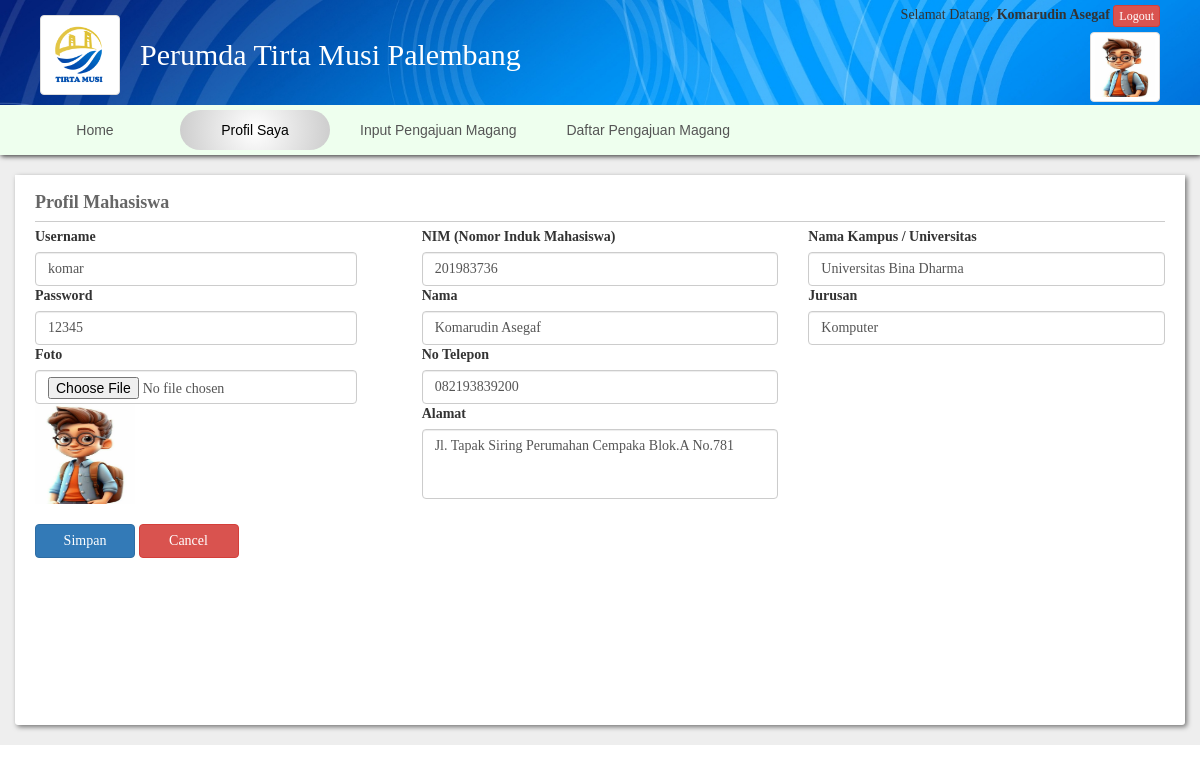
/index.php?halaman=profil (signed in), run on the app's committed database.
### tables this page shows
CREATE TABLE `mahasiswa` (
  `id_mahasiswa` int(11) NOT NULL,
  `nim` varchar(20) NOT NULL,
  `nama` varchar(30) NOT NULL,
  `jurusan` varchar(30) NOT NULL,
  `kampus` varchar(30) NOT NULL,
  `telp` varchar(20) NOT NULL,
  `alamat` text NOT NULL,
  `username` varchar(30) NOT NULL,
  `password` varchar(30) NOT NULL
);

### profil.php (the view, shortened to what this page needs)
<?php
include "koneksi.php";
$data=mysqli_fetch_array(mysqli_query($koneksi,"select * from mahasiswa where id_mahasiswa='$log_id'"));
?>
<div class="isi_conten" style="box-shadow:2px 2px 5px #777;background-color:#FFF;margin-top:15px;">
<p class="judul_conten" style="margin:5px 0 !important; padding:5px 0;">Profil Mahasiswa</p>
        <form action="" method="post" enctype="multipart/form-data" >
         <div class="row">
        	<div class="col-sm-4" style="padding-right:50px;">
				<label >Username</label>
              	<input class="form-control" name="username" value="<?=$data['username']?>" required>
                <label >Password</label>
              	<input class="form-control" name="password"   value="<?=$data['password']?>" required>
                <label >Foto</label>
              	<input class="form-control" name="foto" type="file"  >
                <img src="foto/mahasiswa/<?=$log_id?>.jpg" style="width:100px;height:100px;" />
        	</div>
            <div class="col-sm-4">
              <label >NIM (Nomor Induk Mahasiswa)</label>
              <input class="form-control" name="nim"  value="<?=$data['nim']?>"  required>
              <label >Nama </label>
              <input class="form-control" name="nama"  value="<?=$data['nama']?>"  required>
              <label >No Telepon</label>
              <input class="form-control" name="telp"  value="<?=$data['telp']?>"  required onkeypress="return goodchars(event,'0123456789',this)">
              <label >Alamat</label>
              <textarea class="form-control" name="alamat" required style="height:70px !important;"><?=$data['alamat']?></textarea>
        	</div>
             <div class="col-sm-4">
              <label >Nama Kampus / Universitas</label>
              <input class="form-control" name="kampus" value="<?=$data['kampus']?>"  required>
              <label >Jurusan</label>
              <input class="form-control" name="jurusan" value="<?=$data['jurusan']?>"  required>
        	</div>
        </div>
            <br />
            <input name="simpan" type="submit" class="btn btn-primary" value="Simpan" style="width:100px;">
            <a href="index.php"><input name="cancel" type="button" class="btn btn-danger" value="Cancel" style="width:100px;"></a>
        </form>
</div>

### index.php (shortened to what this page needs)
<?php  session_start();
include"koneksi.php";
$random_date=date("YmdHis");
if(isset($_SESSION['log_user'])){$log_user=$_SESSION['log_user'];}else{$log_user="";}
if(isset($_SESSION['log_id'])){$log_id=$_SESSION['log_id'];}else{$log_id="";}
if($log_user=="Mahasiswa")
{
	$data_log_mahasiswa=mysqli_fetch_array(mysqli_query($koneksi,"select * from mahasiswa where id_mahasiswa='$log_id'"));
	$log_pengguna=$data_log_mahasiswa['nama'];
}
else
{
	$log_pengguna=$log_user;
}
if(isset($_GET['halaman'])){$halaman=$_GET['halaman'];}else{$halaman="";}
?>
<html>
<head>
<link href="css/bootstrap.min.css" rel="stylesheet">
<link href="css/dataTables.bootstrap.min.css" rel="stylesheet">
<link href="css/style1.css?val=<?=$random_date?>" rel="stylesheet">
</head>
<body style="overflow-x:hidden;padding:0;background-color:#FFF;">
<nav class="navbar navbar-default navbar-fixed-top" style="border:none;box-shadow:2px 2px 5px rgba(0,0,0,0.1);">
   <div class="" style="overflow:hidden;box-shadow:1px 1px 5px #333;background-color:#FFF;background-image:url(img/header.jpg);background-size:cover;">
   	 <div class="container row" style="margin:0 auto;padding-top:5px;">
       <div class="col-sm-6 " style="padding:10px !important;height:100px;">
          <a href="index.php" style="text-decoration:none;" >
          	<img src="logo.png" class="img-thumbnail" style="width:80px;height:80px;position:absolute;">
            <p style="font-size:30px;line-height:20px;font-family:Cambria;color:#FFF;margin-left:100px;margin-top:30px;">Perumda Tirta Musi Palembang</p>
          </a>
        </div>
       <div class="col-sm-6">
        <?php if($log_user==""){?>
            <?php } else {?>
            <div style="text-align:right;color:#333;font-size:14px;font-family:Cambria;position:absolute;right:10px;top:0px;">
        	Selamat Datang, <b><?=$log_pengguna?></b>
            <a href="?halaman=logout" class="btn btn-xs btn-danger" onClick="return confirm('Keluar?')">Logout</a>
            <br>
            <?php if($log_user=="Mahasiswa")
			{
				echo"<img src='foto/mahasiswa/$log_id.jpg' class='img-thumbnail' style='width:70px;height:70px;margin-top:5px;'>";
			}
			?>
            </div>
            <?php } ?>
       </div>
     </div>
     <div class="" style="background-color:#EFE;padding:0;" >
      		<div class="container menu_atas" style="padding:0;">
      		<ul style="margin:0;padding:0;">
            <?php if($log_user=="Admin"){?>
                <a href="?halaman=daftar_mahasiswa"><li <?php if($halaman=="daftar_mahasiswa"){echo" class='active'";}?>> Daftar mahasiswa</li></a>
                <a href="?halaman=daftar_pengajuan"><li <?php if($halaman=="daftar_pengajuan"){echo" class='active'";}?>> Daftar Pengajuan</li></a>
                <a href="?halaman=absensi"><li <?php if($halaman=="absensi"){echo" class='active'";}?>> Absensi Kerja Praktik</li></a>
                <a href="?halaman=nilai"><li <?php if($halaman=="nilai"){echo" class='active'";}?>> Penilaian</li></a>
            <?php } elseif($log_user=="Pimpinan"){?>
                <a href="?halaman=laporan_mahasiswa"><li <?php if($halaman=="laporan_mahasiswa"){echo" class='active'";}?>>Laporan Mahasiswa</li></a>
                <a href="?halaman=laporan_magang"><li <?php if($halaman=="laporan_magang"){echo" class='active'";}?>>Laporan Magang</li></a>
            <?php } elseif($log_user=="Mahasiswa"){?>
            	<a href="?halaman=home" ><li <?php if($halaman=="home"){echo" class='active'";}?>>Home</li></a>
            	<a href="?halaman=profil"><li <?php if($halaman=="profil"){echo" class='active'";}?>> Profil Saya</li></a>
                <a href="?halaman=input_pengajuan"><li <?php if($halaman=="input_pengajuan"){echo" class='active'";}?>> Input Pengajuan Magang</li></a>
        		<a href="?halaman=pengajuan_magang"><li <?php if($halaman=="pengajuan_magang"){echo" class='active'";}?>> Daftar Pengajuan Magang</li></a>
            <?php } ?>
            </ul>
      		</div>
      </div>
  </div>
</nav>
<div class="frame_container" style="padding-top:160px;background-color:#EEE;">
<div class="container" style="padding:0;min-height:400px;">
            <?php
            if($halaman=="home"){include"home.php";}
            elseif($halaman=="registrasi"){include"registrasi.php";}
            elseif($halaman=="input_pengajuan"){include"input_pengajuan.php";}
            elseif($halaman=="pengajuan_magang"){include"pengajuan_magang.php";}
            elseif($halaman=="profil_perusahaan"){include"profil_perusahaan.php";}
            elseif($halaman=="sertifikat"){include"sertifikat.php";}
            elseif($halaman=="daftar_mahasiswa"){include"daftar_mahasiswa.php";}
            elseif($halaman=="daftar_pengajuan"){include"daftar_pengajuan.php";}
            elseif($halaman=="daftar_pengajuan_magang"){include"daftar_pengajuan_magang.php";}
            elseif($halaman=="ambil_kode"){include"ambil_kode.php";}
            elseif($halaman=="absensi"){include"absensi.php";}
            elseif($halaman=="nilai"){include"nilai.php";}
            elseif($halaman=="mahasiswa"){include"mahasiswa.php";}
            elseif($halaman=="laporan_mahasiswa"){include"laporan_mahasiswa.php";}
            elseif($halaman=="laporan_magang"){include"laporan_magang.php";}
            elseif($halaman=="profil"){include"profil.php";}
            elseif($halaman=="login"){include"login.php";}
            elseif($halaman=="logout"){include"logout.php";}
            else
			{
				include"home.php";
			}
            ?>
</div>
</div>
</body>
</html>

### css/style1.css (style rules this page uses)
.menu_atas li { text-align:center;display:block;float:left;font-size:14px;text-transform:capitalize;font-family:Arial;min-width:150px;color:#555;height:40px;padding:10px 20px;margin:5px;border-radius:20px; }
.menu_atas a { color:#FFF; }
.menu_atas a .active { color:#000;background:radial-gradient(circle at center, #FFF,#CCC); }
.judul_conten { font-size:18px;padding:20px;text-transform:capitalize;font-weight:bold;font-family:Cambria;color:#666;border-bottom:1px solid #CCC; }
.isi_conten { padding:5px 20px 20px 20px;border-radius:0 0 3px 3px;min-height:550px !important;margin-bottom:20px;text-align:justify;font-size:14px; }
* { font-family:Cambria; }
textarea { height:100px !important;resize:none; }
body { font-size:12px; }

### index.php (style rules this page uses)
* { font-family:Calibri; }

### data on the page
mahasiswa: nama "Komarudin Asegaf", username "komar", password "12345", nim "201983736", telp "082193839200", alamat "Jl. Tapak Siring Perumahan Cempaka Blok.A No.781", kampus "Universitas Bina Dharma", jurusan "Komputer"
